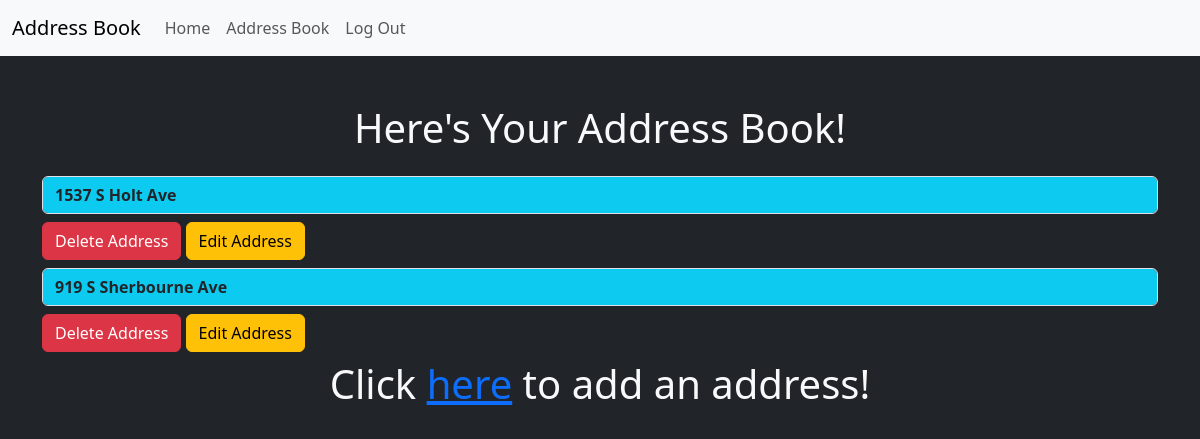
The app's page /address_book (signed in), older data.
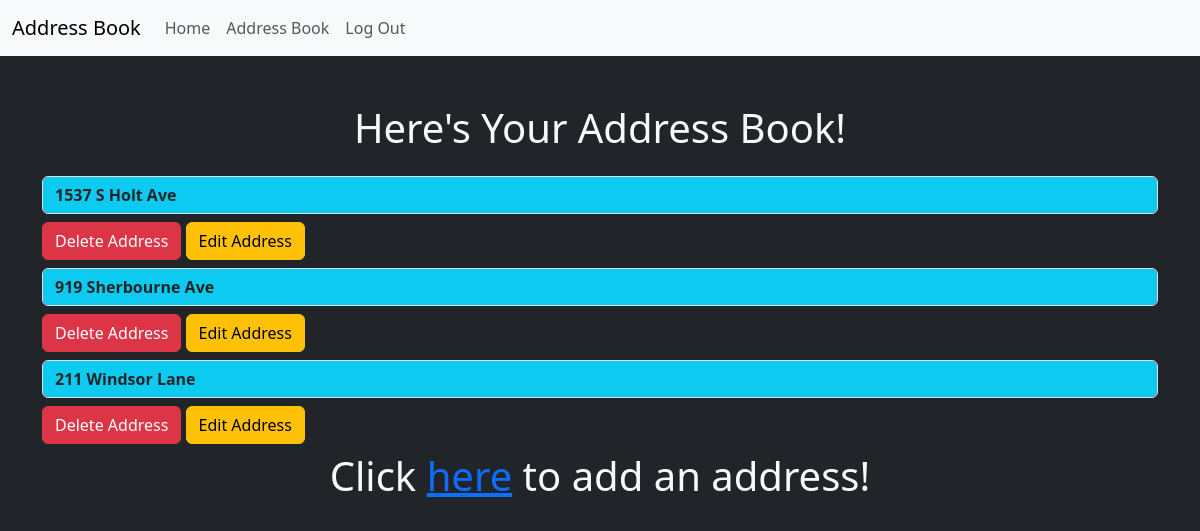
The same page, newer data.
### app/models.py (models this page shows, shortened)
class Post(db.Model):
    id = db.Column(db.Integer, primary_key=True)
    address = db.Column(db.String, nullable=False)
    date_created = db.Column(db.DateTime, nullable=False, default=datetime.utcnow)
    user_id = db.Column(db.Integer, db.ForeignKey('user.id'))

### app/routes.py (the view)
@app.route('/address_book')
def address_book():
    addresses = Post.query.all()
    return render_template('address_book.html', addresses=addresses)

### app/models.py (called while the page is built)
@login.user_loader
def load_user(user_id):
    return User.query.get(user_id)

### app/templates/address_book.html (shortened to what this page needs)
{% extends 'base.html' %}
{% block content %}
<h1 class="text-center text-light mt-5 mb-4">Here's Your Address Book!</h1>
    {% for address in current_user.addresses %}
    <input class="form-control mb-2 bg-info fw-bold" type="text" value="{{ address.address }}" aria-label="{{ address.address }}" readonly>
    <a href="{{ url_for('delete_address', post_id=address.id) }}" type="button" class="btn btn-danger mb-2">Delete Address</a>
    <a href="{{ url_for('edit_address', post_id=address.id) }}" type="button" class="btn btn-warning mb-2">Edit Address</a>
    {% endfor %}
    <h1 class="text-center text-light">Click <a href="/add_address">here</a> to add an address!</h1>
{% endblock content %}

### app/templates/base.html (shortened to what this page needs)
<!DOCTYPE html>
<html lang="en">
<head>
    <link rel="stylesheet" href="https://cdn.jsdelivr.net/npm/bootstrap@5.3.0-alpha1/dist/css/bootstrap.min.css">
</head>
<body class="bg-dark">
    {% include 'nav.html' %}
    <div class="container">
        {% block content %}
        {% endblock content %}
    </div>
</body>
</html>

### app/templates/nav.html (shortened to what this page needs)
<nav class="navbar navbar-expand-lg bg-body-tertiary">
    <div class="container-fluid">
      <a class="navbar-brand" href="#">Address Book</a>
      <div class="collapse navbar-collapse" id="navbarNavAltMarkup">
        <div class="navbar-nav">
          <a class="nav-link" href="/">Home</a>
          {% if current_user.is_anonymous %}
          <a class="nav-link" href="/signup">Sign Up</a>
          <a class="nav-link" href="/login">Log In</a>
          {% else %}
          <a class="nav-link" href="/address_book">Address Book</a>
          <a class="nav-link" href="/logout">Log Out</a>
          {% endif %}
        </div>
      </div>
    </div>
  </nav>

Row changes from the older to the newer data that the page shows:
removed Post: address "919 S Sherbourne Ave"
added Post: address "919 Sherbourne Ave"
added Post: address "211 Windsor Lane"
